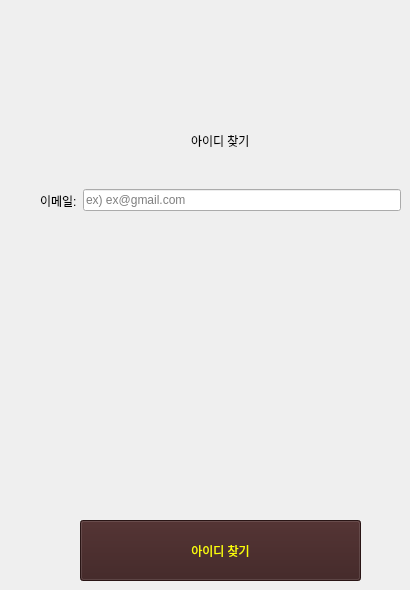
     <widget class="QWidget" name="page3">
      <widget class="QWidget" name="layoutWidget">
       <property name="geometry">
        <rect>
         <x>40</x>
         <y>120</y>
         <width>361</width>
         <height>41</height>
        </rect>
       </property>
       <layout class="QHBoxLayout" name="horizontalLayout_28">
        <item>
         <spacer name="horizontalSpacer_46">
          <property name="orientation">
           <enum>Qt::Horizontal</enum>
          </property>
          <property name="sizeHint" stdset="0">
           <size>
            <width>40</width>
            <height>20</height>
           </size>
          </property>
         </spacer>
        </item>
        <item>
         <widget class="QLabel" name="label_findid">
          <property name="styleSheet">
           <string notr="true">font: 700 11pt &quot;Ubuntu Condensed&quot;;
color: rgb(0, 0, 0);</string>
          </property>
          <property name="text">
           <string>아이디 찾기</string>
          </property>
         </widget>
        </item>
        <item>
         <spacer name="horizontalSpacer_47">
          <property name="orientation">
           <enum>Qt::Horizontal</enum>
          </property>
          <property name="sizeHint" stdset="0">
           <size>
            <width>40</width>
            <height>20</height>
           </size>
          </property>
         </spacer>
        </item>
       </layout>
      </widget>
      <widget class="QWidget" name="layoutWidget">
       <property name="geometry">
        <rect>
         <x>40</x>
         <y>180</y>
         <width>361</width>
         <height>41</height>
        </rect>
       </property>
       <layout class="QHBoxLayout" name="horizontalLayout_11">
        <item>
         <widget class="QLabel" name="label_26">
          <property name="styleSheet">
           <string notr="true">font: 700 11pt &quot;Ubuntu Condensed&quot;;
color: rgb(0, 0, 0);</string>
          </property>
          <property name="text">
           <string>이메일:</string>
          </property>
         </widget>
        </item>
        <item>
         <widget class="QLineEdit" name="findid_ML">
          <property name="styleSheet">
           <string notr="true">color: rgb(0, 0, 0);</string>
          </property>
          <property name="placeholderText">
           <string>ex) ex@gmail.com</string>
          </property>
         </widget>
        </item>
       </layout>
      </widget>
      <widget class="QWidget" name="layoutWidget">
       <property name="geometry">
        <rect>
         <x>40</x>
         <y>240</y>
         <width>361</width>
         <height>31</height>
        </rect>
       </property>
       <layout class="QHBoxLayout" name="horizontalLayout_27">
        <item>
         <spacer name="horizontalSpacer_7">
          <property name="orientation">
           <enum>Qt::Horizontal</enum>
          </property>
          <property name="sizeHint" stdset="0">
           <size>
            <width>40</width>
            <height>20</height>
           </size>
          </property>
         </spacer>
        </item>
        <item>
         <widget class="QLabel" name="notice_findid">
          <property name="styleSheet">
           <string notr="true">color: rgb(0, 0, 0);</string>
          </property>
          <property name="text">
           <string/>
          </property>
         </widget>
        </item>
        <item>
         <spacer name="horizontalSpacer_44">
          <property name="orientation">
           <enum>Qt::Horizontal</enum>
          </property>
          <property name="sizeHint" stdset="0">
           <size>
            <width>40</width>
            <height>20</height>
           </size>
          </property>
         </spacer>
        </item>
       </layout>
      </widget>
      <widget class="QToolButton" name="back_2">
       <property name="geometry">
        <rect>
         <x>30</x>
         <y>40</y>
         <width>61</width>
         <height>61</height>
        </rect>
       </property>
       <property name="styleSheet">
        <string notr="true">font: 700 15pt &quot;Ubuntu Condensed&quot;;
background-color: transparent;
border: none;</string>
       </property>
       <property name="icon">
        <iconset resource="pic.qrc">
         <normaloff>:/new/prefix1/back.png</normaloff>:/new/prefix1/back.png</iconset>
       </property>
       <property name="iconSize">
        <size>
         <width>50</width>
         <height>50</height>
        </size>
       </property>
      </widget>
      <widget class="QPushButton" name="return_findid">
       <property name="geometry">
        <rect>
         <x>80</x>
         <y>520</y>
         <width>281</width>
         <height>61</height>
        </rect>
       </property>
       <property name="styleSheet">
        <string notr="true">font: 700 11pt &quot;Ubuntu Condensed&quot;;
color:yellow;
background-color: rgb(58, 29, 29);</string>
       </property>
       <property name="text">
        <string>아이디 찾기</string>
       </property>
      </widget>
     </widget>
